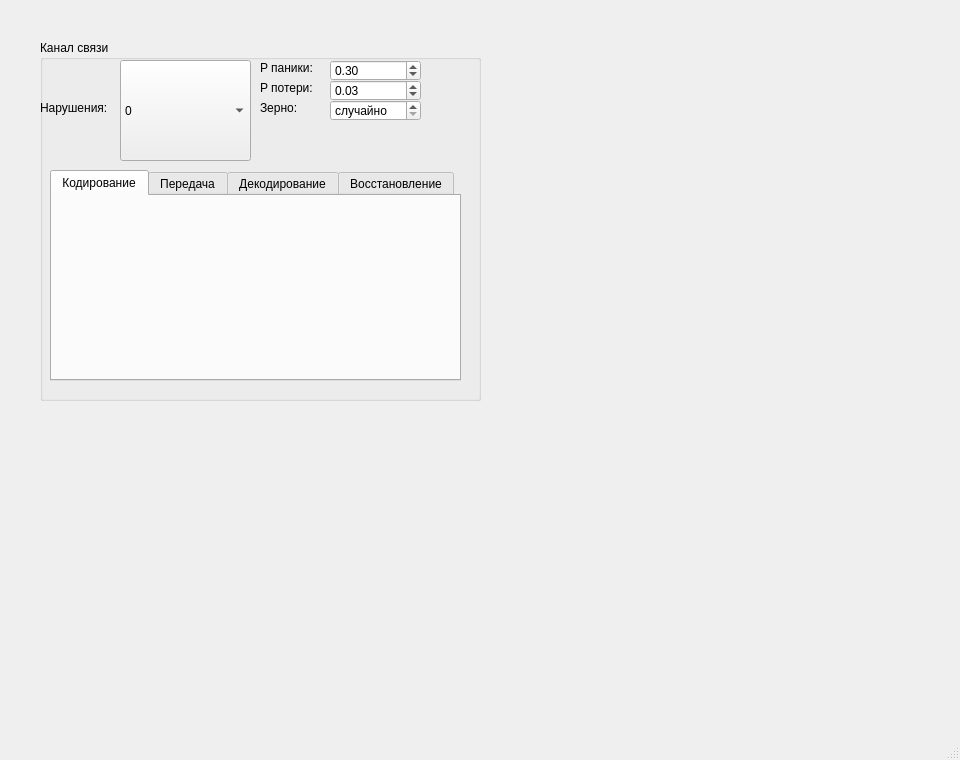
<?xml version="1.0" encoding="UTF-8"?>
<ui version="4.0">
 <class>MainWindow</class>
 <widget class="QMainWindow" name="MainWindow">
  <property name="geometry">
   <rect>
    <x>0</x>
    <y>0</y>
    <width>960</width>
    <height>760</height>
   </rect>
  </property>
  <property name="windowTitle">
   <string>Лабораторная работа №5. Кодирование (азбука Морзе)</string>
  </property>
  <widget class="QWidget" name="centralwidget">
   <widget class="QGroupBox" name="grpChannel">
    <property name="geometry">
     <rect>
      <x>40</x>
      <y>40</y>
      <width>441</width>
      <height>361</height>
     </rect>
    </property>
    <property name="title">
     <string>Канал связи</string>
    </property>
    <widget class="QLabel" name="label">
     <property name="geometry">
      <rect>
       <x>0</x>
       <y>60</y>
       <width>81</width>
       <height>16</height>
      </rect>
     </property>
     <property name="text">
      <string>Нарушения:</string>
     </property>
    </widget>
    <widget class="QLabel" name="label_2">
     <property name="geometry">
      <rect>
       <x>220</x>
       <y>20</y>
       <width>81</width>
       <height>16</height>
      </rect>
     </property>
     <property name="text">
      <string>P паники:</string>
     </property>
    </widget>
    <widget class="QLabel" name="label_3">
     <property name="geometry">
      <rect>
       <x>220</x>
       <y>40</y>
       <width>91</width>
       <height>16</height>
      </rect>
     </property>
     <property name="text">
      <string>P потери:</string>
     </property>
    </widget>
    <widget class="QLabel" name="label_4">
     <property name="geometry">
      <rect>
       <x>220</x>
       <y>60</y>
       <width>81</width>
       <height>16</height>
      </rect>
     </property>
     <property name="text">
      <string>Зерно: </string>
     </property>
    </widget>
    <widget class="QComboBox" name="cmbChannel">
     <property name="geometry">
      <rect>
       <x>80</x>
       <y>20</y>
       <width>131</width>
       <height>101</height>
      </rect>
     </property>
     <item>
      <property name="text">
       <string>0</string>
      </property>
     </item>
     <item>
      <property name="text">
       <string>1</string>
      </property>
     </item>
     <item>
      <property name="text">
       <string>2</string>
      </property>
     </item>
     <item>
      <property name="text">
       <string>3</string>
      </property>
     </item>
    </widget>
    <widget class="QSpinBox" name="spnSeed">
     <property name="geometry">
      <rect>
       <x>290</x>
       <y>60</y>
       <width>91</width>
       <height>21</height>
      </rect>
     </property>
     <property name="specialValueText">
      <string>случайно</string>
     </property>
     <property name="maximum">
      <number>999999</number>
     </property>
    </widget>
    <widget class="QDoubleSpinBox" name="doubleSpinBox">
     <property name="geometry">
      <rect>
       <x>290</x>
       <y>20</y>
       <width>91</width>
       <height>21</height>
      </rect>
     </property>
     <property name="maximum">
      <double>1.000000000000000</double>
     </property>
     <property name="singleStep">
      <double>0.050000000000000</double>
     </property>
     <property name="value">
      <double>0.300000000000000</double>
     </property>
    </widget>
    <widget class="QDoubleSpinBox" name="doubleSpinBox_2">
     <property name="geometry">
      <rect>
       <x>290</x>
       <y>40</y>
       <width>91</width>
       <height>21</height>
      </rect>
     </property>
     <property name="maximum">
      <double>1.000000000000000</double>
     </property>
     <property name="singleStep">
      <double>0.010000000000000</double>
     </property>
     <property name="value">
      <double>0.030000000000000</double>
     </property>
    </widget>
    <widget class="QTabWidget" name="currentTabText">
     <property name="geometry">
      <rect>
       <x>10</x>
       <y>130</y>
       <width>411</width>
       <height>211</height>
      </rect>
     </property>
     <property name="currentIndex">
      <number>0</number>
     </property>
     <widget class="QWidget" name="widget">
      <attribute name="title">
       <string>Кодирование</string>
      </attribute>
     </widget>
     <widget class="QWidget" name="tabTransmit">
      <attribute name="title">
       <string>Передача</string>
      </attribute>
     </widget>
     <widget class="QWidget" name="tabDecode">
      <attribute name="title">
       <string>Декодирование</string>
      </attribute>
     </widget>
     <widget class="QWidget" name="widget_2">
      <attribute name="title">
       <string>Восстановление</string>
      </attribute>
     </widget>
    </widget>
   </widget>
  </widget>
  <widget class="QStatusBar" name="statusbar"/>
 </widget>
 <resources/>
 <connections/>
</ui>
